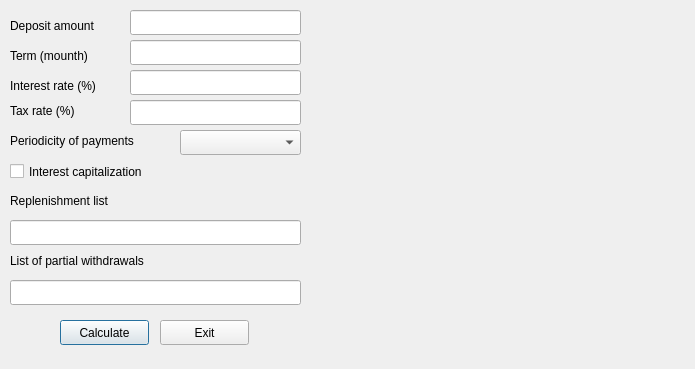
<?xml version="1.0" encoding="UTF-8"?>
<ui version="4.0">
 <class>deposit</class>
 <widget class="QDialog" name="deposit">
  <property name="geometry">
   <rect>
    <x>0</x>
    <y>0</y>
    <width>695</width>
    <height>369</height>
   </rect>
  </property>
  <property name="windowTitle">
   <string>Dialog</string>
  </property>
  <widget class="QLabel" name="label_amount">
   <property name="geometry">
    <rect>
     <x>10</x>
     <y>10</y>
     <width>111</width>
     <height>31</height>
    </rect>
   </property>
   <property name="text">
    <string>Deposit amount</string>
   </property>
  </widget>
  <widget class="QLineEdit" name="lineEdit_amount">
   <property name="geometry">
    <rect>
     <x>130</x>
     <y>10</y>
     <width>171</width>
     <height>25</height>
    </rect>
   </property>
  </widget>
  <widget class="QLabel" name="label_term">
   <property name="geometry">
    <rect>
     <x>10</x>
     <y>40</y>
     <width>111</width>
     <height>31</height>
    </rect>
   </property>
   <property name="text">
    <string>Term (mounth)</string>
   </property>
  </widget>
  <widget class="QLineEdit" name="lineEdit_placement">
   <property name="geometry">
    <rect>
     <x>130</x>
     <y>40</y>
     <width>171</width>
     <height>25</height>
    </rect>
   </property>
  </widget>
  <widget class="QLabel" name="label_rate">
   <property name="geometry">
    <rect>
     <x>10</x>
     <y>70</y>
     <width>111</width>
     <height>31</height>
    </rect>
   </property>
   <property name="text">
    <string>Interest rate (%)</string>
   </property>
  </widget>
  <widget class="QLineEdit" name="lineEdit_rate">
   <property name="geometry">
    <rect>
     <x>130</x>
     <y>70</y>
     <width>171</width>
     <height>25</height>
    </rect>
   </property>
  </widget>
  <widget class="QLabel" name="label_tax_rate">
   <property name="geometry">
    <rect>
     <x>10</x>
     <y>100</y>
     <width>111</width>
     <height>21</height>
    </rect>
   </property>
   <property name="text">
    <string>Tax rate (%)</string>
   </property>
  </widget>
  <widget class="QLineEdit" name="lineEdit_tax_rate">
   <property name="geometry">
    <rect>
     <x>130</x>
     <y>100</y>
     <width>171</width>
     <height>25</height>
    </rect>
   </property>
  </widget>
  <widget class="QComboBox" name="comboBox">
   <property name="geometry">
    <rect>
     <x>180</x>
     <y>130</y>
     <width>121</width>
     <height>25</height>
    </rect>
   </property>
  </widget>
  <widget class="QLabel" name="label_periodicity">
   <property name="geometry">
    <rect>
     <x>10</x>
     <y>130</y>
     <width>171</width>
     <height>21</height>
    </rect>
   </property>
   <property name="text">
    <string>Periodicity of payments</string>
   </property>
  </widget>
  <widget class="QCheckBox" name="checkBox">
   <property name="geometry">
    <rect>
     <x>10</x>
     <y>160</y>
     <width>191</width>
     <height>23</height>
    </rect>
   </property>
   <property name="text">
    <string>Interest capitalization</string>
   </property>
  </widget>
  <widget class="QLabel" name="label_replenishment">
   <property name="geometry">
    <rect>
     <x>10</x>
     <y>190</y>
     <width>141</width>
     <height>21</height>
    </rect>
   </property>
   <property name="text">
    <string>Replenishment list</string>
   </property>
  </widget>
  <widget class="QLabel" name="label_withdrawals">
   <property name="geometry">
    <rect>
     <x>10</x>
     <y>250</y>
     <width>181</width>
     <height>21</height>
    </rect>
   </property>
   <property name="text">
    <string>List of partial withdrawals</string>
   </property>
  </widget>
  <widget class="QLineEdit" name="lineEdit_list_replenishment">
   <property name="geometry">
    <rect>
     <x>10</x>
     <y>220</y>
     <width>291</width>
     <height>25</height>
    </rect>
   </property>
  </widget>
  <widget class="QLineEdit" name="lineEdit_list_withdrawals">
   <property name="geometry">
    <rect>
     <x>10</x>
     <y>280</y>
     <width>291</width>
     <height>25</height>
    </rect>
   </property>
  </widget>
  <widget class="QPushButton" name="pushButton_calculate">
   <property name="geometry">
    <rect>
     <x>60</x>
     <y>320</y>
     <width>89</width>
     <height>25</height>
    </rect>
   </property>
   <property name="text">
    <string>Calculate</string>
   </property>
  </widget>
  <widget class="QPushButton" name="pushButton_exit">
   <property name="geometry">
    <rect>
     <x>160</x>
     <y>320</y>
     <width>89</width>
     <height>25</height>
    </rect>
   </property>
   <property name="text">
    <string>Exit</string>
   </property>
  </widget>
  <widget class="QLabel" name="label_calculation_results">
   <property name="geometry">
    <rect>
     <x>320</x>
     <y>70</y>
     <width>361</width>
     <height>17</height>
    </rect>
   </property>
   <property name="text">
    <string/>
   </property>
  </widget>
  <widget class="QLabel" name="label_interest_charges">
   <property name="geometry">
    <rect>
     <x>320</x>
     <y>100</y>
     <width>361</width>
     <height>17</height>
    </rect>
   </property>
   <property name="text">
    <string/>
   </property>
  </widget>
  <widget class="QLabel" name="label_result_1">
   <property name="geometry">
    <rect>
     <x>320</x>
     <y>130</y>
     <width>361</width>
     <height>17</height>
    </rect>
   </property>
   <property name="text">
    <string/>
   </property>
  </widget>
  <widget class="QLabel" name="label_tax_amount">
   <property name="geometry">
    <rect>
     <x>320</x>
     <y>160</y>
     <width>361</width>
     <height>17</height>
    </rect>
   </property>
   <property name="text">
    <string/>
   </property>
  </widget>
  <widget class="QLabel" name="label_result_2">
   <property name="geometry">
    <rect>
     <x>320</x>
     <y>190</y>
     <width>361</width>
     <height>17</height>
    </rect>
   </property>
   <property name="text">
    <string/>
   </property>
  </widget>
  <widget class="QLabel" name="label_amount_end_term">
   <property name="geometry">
    <rect>
     <x>320</x>
     <y>220</y>
     <width>361</width>
     <height>17</height>
    </rect>
   </property>
   <property name="text">
    <string/>
   </property>
  </widget>
  <widget class="QLabel" name="label_result_3">
   <property name="geometry">
    <rect>
     <x>320</x>
     <y>250</y>
     <width>361</width>
     <height>17</height>
    </rect>
   </property>
   <property name="text">
    <string/>
   </property>
  </widget>
 </widget>
 <resources/>
 <connections/>
</ui>
